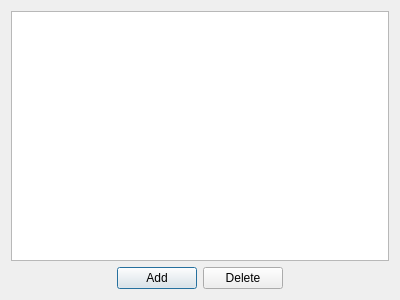
<?xml version="1.0" encoding="UTF-8"?>
<ui version="4.0">
 <class>TipList</class>
 <widget class="QDialog" name="TipList">
  <property name="geometry">
   <rect>
    <x>0</x>
    <y>0</y>
    <width>400</width>
    <height>300</height>
   </rect>
  </property>
  <property name="windowTitle">
   <string>Тип поля</string>
  </property>
  <layout class="QVBoxLayout" name="verticalLayout">
   <item>
    <widget class="QTableView" name="tableView"/>
   </item>
   <item>
    <layout class="QHBoxLayout" name="horizontalLayout">
     <item>
      <spacer name="horizontalSpacer">
       <property name="orientation">
        <enum>Qt::Horizontal</enum>
       </property>
       <property name="sizeHint" stdset="0">
        <size>
         <width>40</width>
         <height>20</height>
        </size>
       </property>
      </spacer>
     </item>
     <item>
      <widget class="QPushButton" name="addButton">
       <property name="text">
        <string>Add</string>
       </property>
      </widget>
     </item>
     <item>
      <widget class="QPushButton" name="deleteButton">
       <property name="text">
        <string>Delete</string>
       </property>
      </widget>
     </item>
     <item>
      <spacer name="horizontalSpacer_2">
       <property name="orientation">
        <enum>Qt::Horizontal</enum>
       </property>
       <property name="sizeHint" stdset="0">
        <size>
         <width>40</width>
         <height>20</height>
        </size>
       </property>
      </spacer>
     </item>
    </layout>
   </item>
  </layout>
 </widget>
 <resources/>
 <connections/>
</ui>
